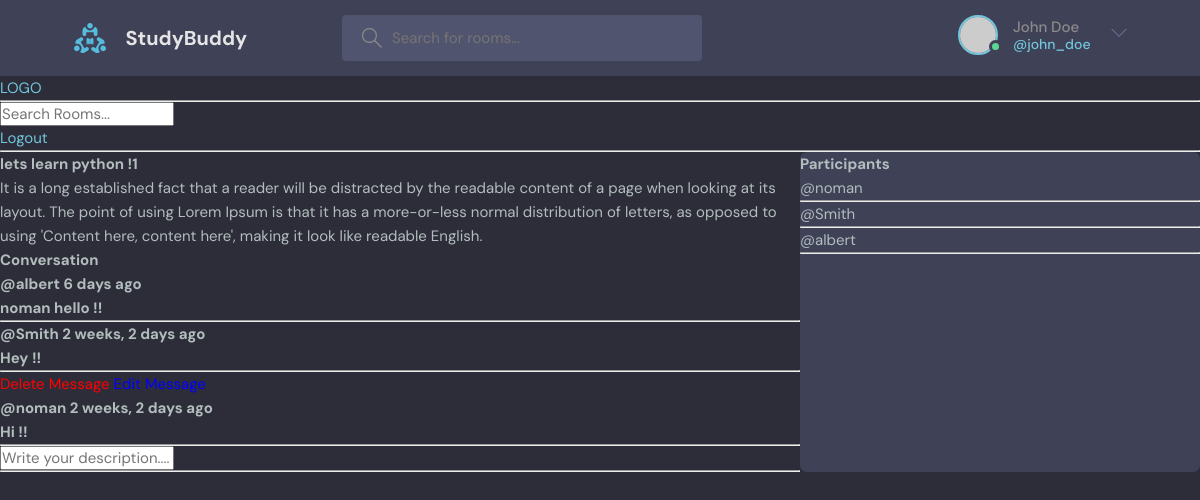
/room/2/ (signed in), run on the app's committed database.
### base/models.py (models this page shows, shortened)
class Room(models.Model):
    host = models.ForeignKey(User, on_delete= models.SET_NULL , null=True)
    topic = models.ForeignKey(Topic, on_delete= models.SET_NULL , null=True)
    name = models.CharField(max_length=200)
    description = models.TextField(null=True, blank=True)
    participants = models.ManyToManyField(User, related_name='participants')
    updated = models.DateTimeField(auto_now=True)
    created = models.DateTimeField(auto_now_add=True)
    class Meta:
        ordering = ['-updated','-created']

class Message(models.Model):
    user = models.ForeignKey(User, on_delete= models.CASCADE)
    room = models.ForeignKey(Room, on_delete = models.CASCADE)
    body = models.TextField()
    updated = models.DateTimeField(auto_now=True)
    created = models.DateTimeField(auto_now_add=True)
    class Meta:
        ordering = ['-updated','-created']

### base/views.py (the view, shortened to what this page needs)
# urls.py: path('room/<str:pk>/' , views.room , name = 'room'),
def room(request,pk):
    room = Room.objects.get(id=pk)
    room_messages = room.message_set.all().order_by('-created')
    participants = room.participants.all()
    context = {'rooms':room, 'room_messages' : room_messages , 'participants' : participants}
    return render(request,'base/room.html',context)

### base/templates/base/room.html (shortened to what this page needs)
{% extends 'main.html' %}
{% block content %}
<div class="whole-container">
    <div class="comment-wrapper">
        <h1>{{ rooms.name }}</h1>
        <p>{{ rooms.description }}</p>
        <h2>Conversation</h2>
        {% for message in room_messages %}
            <div>
                {% if request.user == message.user %}
                <a href="{% url 'delete-message' message.id %}" class="delete-link">Delete Message</a>
                {% endif %}
                {% if request.user == message.user %}
                <a href="{% url 'edit-msg' message.id %}" class="edit-link">Edit Message</a>
                {% endif %}
                <h4>@{{ message.user.username }} {{ message.created | timesince }} ago </h4>
                <h3>{{ message.body }}</h3>
                <hr>
            </div>
        {% endfor %}
        {% if request.user.is_authenticated %}
            <div>
                <form method="POST" action="">
                    <input type="text" name="body" placeholder="Write your description....">
                </form>
            </div>
        {% endif %}
        <hr>
    </div>
    <div class="participants">
        <h3>Participants</h3>
        {% for user in participants %}
            <div>
                <p>@{{user.username}}</p>
            </div>
            <hr>
        {% endfor %}
    </div>
</div>
{% endblock %}

### static/styles/style.css (style rules this page uses)
:root { --color-main: #71c6dd; --color-main-light: #e1f6fb; --color-dark: #3f4156; --color-dark-medium: #51546e; --color-dark-light: #696d97; --color-light: #e5e5e5; --color-gray: #8b8b8b; --color-light-gray: #b2bdbd; --color-bg: #2d2d39; --color-success: #5dd693; --color-error: #fc4b0b; }
* { font-family: "DM Sans", -apple-system, BlinkMacSystemFont, "Segoe UI", Roboto, Oxygen, Ubuntu, Cantarell, "Open Sans", "Helvetica Neue", sans-serif; margin: 0; padding: 0; box-sizing: border-box; text-rendering: optimizeLegibility; font-size: inherit; }
html { font-size: 56.25%; }
@media only screen and (min-width: 1200px) { html { font-size: 62.5%; } }
body { line-height: 1.6; font-weight: 400; font-size: 1.5rem; color: var(--color-light-gray); background-color: var(--color-bg); min-height: 100vh; }
a { display: inline-block; color: var(--color-main); text-decoration: none; }
.room, .participants { background: var(--color-dark); max-height: 87.5vh; border-radius: 0.7rem; overflow: hidden; position: relative; }

### base/templates/base/room.html (style rules this page uses)
.whole-container { display: grid; grid-template-columns: 4fr 1fr; }
.participants { width: 400px; }
a.edit-link { color: blue; }
a.delete-link { color: red; }

### data on the page
Room: name "lets learn python !1", description "It is a long established fact that a reader will be distracted by the readable content of a page when looking at its layout. The point of using Lorem Ipsum is that it has a more-or-less normal distribution of letters, as opposed to using 'Content here, content here', making it look like readable English."
Message: user.username "albert", created "6 days", body "noman hello !!"
Message: user.username "Smith", created "2 weeks, 2 days", body "Hey !!"
Message: shows "Delete Message", user.username "noman", created "2 weeks, 2 days", body "Hi !!"

### other printed values
{{ user.username }} "noman"
{{ user.username }} "Smith"
{{ user.username }} "albert"
